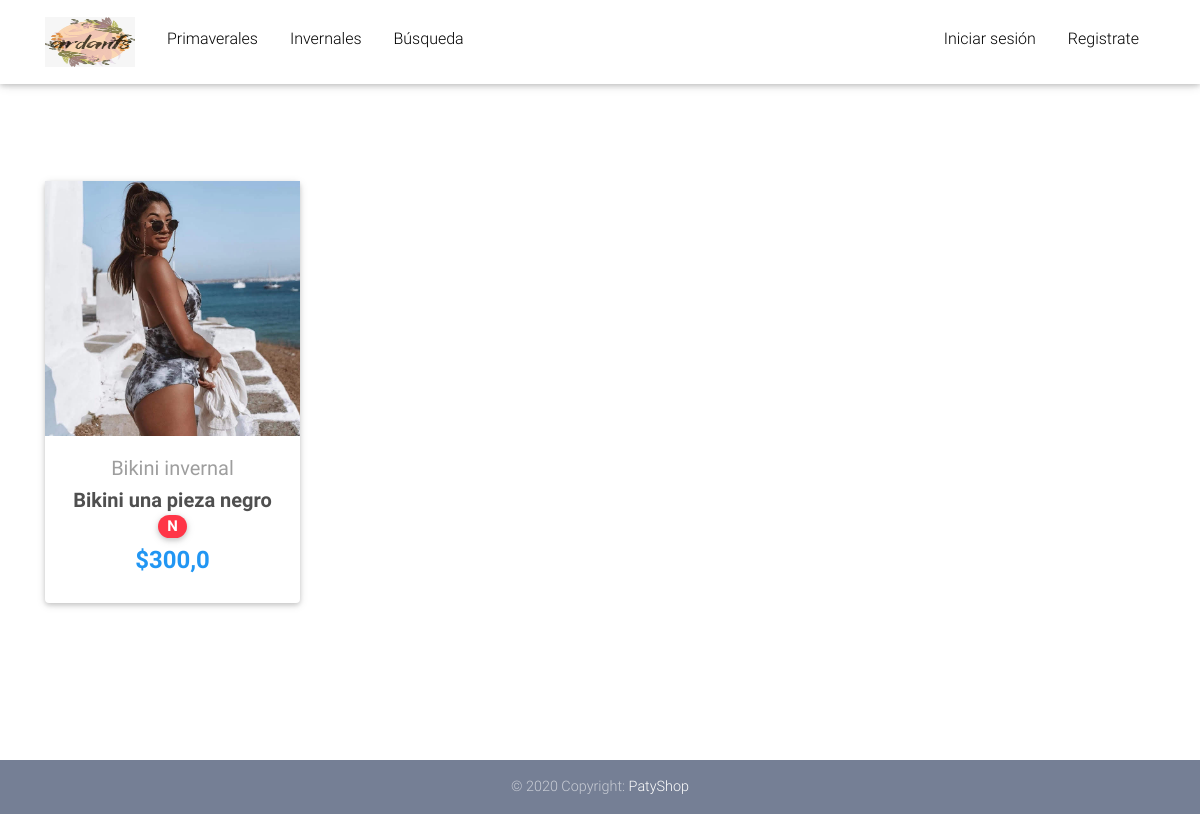
The page / on the database its author committed.
### core/models.py (models this page shows, shortened)
class Item(models.Model):
    title = models.CharField(max_length = 100, verbose_name = "Nombre del articulo")
    price = models.FloatField(verbose_name = "Precio")
    discount_price = models.FloatField(blank=True, null=True, verbose_name = "Precio de descuento")
    category = models.CharField(choices=CATEGORY_CHOICES, max_length = 2, verbose_name = "Categorias")
    label = models.CharField(choices=LABEL_CHOICES, max_length = 2, verbose_name = "Nuevo o en oferta?")
    slug = models.SlugField(verbose_name = "Link")
    description = models.TextField(verbose_name = "Descripcion")
    image = models.ImageField(blank = True, null = True)
    image2 = models.ImageField(blank = True, null = True)
    image3 = models.ImageField(blank = True, null = True)
    stock = models.IntegerField(default = 1, verbose_name = "En bodega")
    class Meta:
        verbose_name = "Producto"
        verbose_name_plural = "Productos"
    def get_absolute_url(self):
        return reverse("core:product_page", kwargs={
            'slug':self.slug
        })

### core/views.py (the view)
# urls.py: path('', HomeView.as_view() , name="home"),
class HomeView(ListView):
    model = Item
    paginate_by = 4
    template_name = "home-page.html"

### templates/home-page.html (shortened to what this page needs)
{% extends 'base.html' %}
{% load static %}
{% block content %}
<main style="height:80vh; justify-content: center; align-content: center; align-items: center; flex-flow: column; display: flex;">
  <div class="container">
    <section class="text-center mb-4">
      <div class="row wow fadeIn">
        {% for item in object_list %}
        {% if item.stock > 0 %}
          <div class="col-lg-3 col-md-6 mb-4">
            <div class="card">
              <div class="view overlay">
                <img height="100%" width="100% " src="{{item.image.url}}" class="card-image">
              </div>
              <div class="card-body text-center">
                <a class="grey-text">
                  <h5>{{item.get_category_display}}</h5>
                </a>
                <h5>
                  <strong>
                    <a href="{{item.get_absolute_url}}" class="dark-grey-text">{{item.title}}
                      <span class="badge badge-pill danger-color">{{item.label}}</span>
                    </a>
                  </strong>
                </h5>
                <h4 class="font-weight-bold blue-text">
                  <strong>
                    {% if item.discount_price %}
                      ${{item.discount_price}}
                    {% else %}
                      ${{item.price}}
                    {% endif %}
                  </strong>
                </h4>
              </div>
            </div>
          </div>
        {%endif%}
        {% endfor %}
    </section>
  </div>
</main>
{% endblock %}

### static_in_env/css/style.css (style rules this page uses)
html, body, .view { height: 100%; }

### templates/base.html (style rules this page uses)
html, body, header, .carousel { height: 60vh; }

### rows shown on the page
Item: image (picture), category "Bikini invernal", title "Bikini una pieza negro", label "N", price "300,0"
